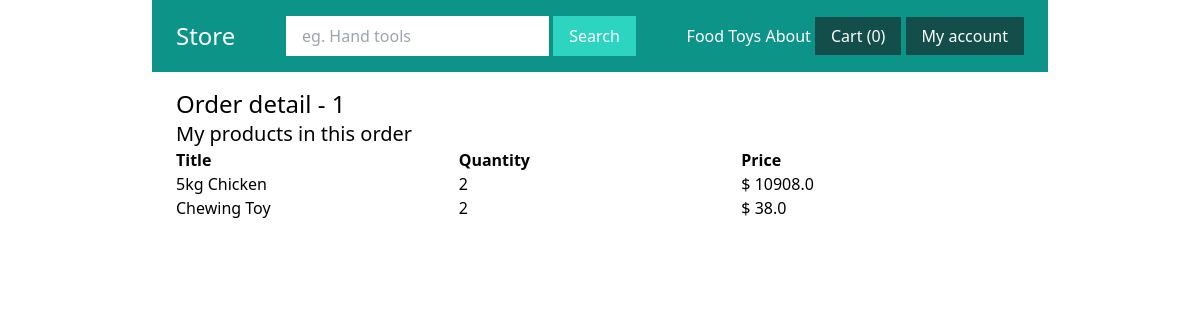
Screenshot of /my-shop/order-detail/1/ (signed in) with the database file from the repository.
### shop/models.py (models this page shows, shortened)
class Category(models.Model):
    title=models.CharField(max_length=50)
    slug=models.SlugField(max_length=50)
    class Meta:
        verbose_name_plural = "Categories"

class Order(models.Model):
    first_name = models.CharField(max_length=255)
    last_name = models.CharField(max_length=255)
    address = models.CharField(max_length=255)
    zipcode = models.CharField(max_length=255)
    city = models.CharField(max_length=255)
    total_cost = models.IntegerField(blank=True, null=True)
    is_paid = models.BooleanField(default=False)
    merchant_id= models.CharField(max_length=255)
    created_by = models.ForeignKey(User, related_name='orders', on_delete=models.SET_NULL, null=True)
    created_at = models.DateTimeField(auto_now_add=True)

class OrderItem(models.Model):
    order = models.ForeignKey(Order, related_name='items', on_delete=models.CASCADE)
    product = models.ForeignKey(Product, related_name='items', on_delete=models.CASCADE)
    price = models.IntegerField()
    quantity=models.IntegerField(default=1)
    def get_total_price(self):
        return self.price / 100

class Product(models.Model):
    DRAFT = 'draft'
    WAITING_APPROVAL = 'waitingapproval'
    ACTIVE = 'active'
    DELETED = 'deleted'
    STATUS_CHOICES = (
        (DRAFT, 'Draft'),
        (WAITING_APPROVAL, 'Waiting approval'),
        (ACTIVE, 'Active'),
        (DELETED, 'Deleted'),
    )
    user = models.ForeignKey(User, related_name='products', on_delete=models.CASCADE)
    category = models.ForeignKey(Category, related_name='products', on_delete=models.CASCADE)
    title = models.CharField(max_length=50)
    slug = models.SlugField(max_length=50)
    description = models.TextField(blank=True)
    price = models.IntegerField()
    image = models.ImageField(upload_to='uploads/product_images', blank=True, null=True)
    thumbnail = models.ImageField(upload_to='uploads/product_images/thumbnail', blank=True, null=True)
    created_at = models.DateTimeField(auto_now_add=True)
    updated_at = models.DateTimeField(auto_now=True)
    status = models.CharField(max_length=50, choices=STATUS_CHOICES, default=ACTIVE)
    class Meta:
        ordering =('-created_at',)

### userprofile/views.py (the view)
# urls.py: path('my-shop/order-detail/<int:pk>/', views.my_shop_order_detail, name='my_shop_order_detail'),
@login_required
def my_shop_order_detail(request, pk):
    order = get_object_or_404(Order, pk=pk)
    return render(request,'userprofile/my_shop_order_detail.html', {
        'order': order,
    })

### shop/cart.py (called while the page is built)
    def __len__(self):
        return sum(item['quantity'] for item in self.cart.values())

### shop/context_processors.py (called while the page is built)
def cart(request):
    return {'cart': Cart(request)}

### shop/templatetags/menu.py (called while the page is built)
@register.inclusion_tag('core/menu.html')
def menu():
    categories=Category.objects.all()
    return {'categories':categories}

### userprofile/templates/userprofile/my_shop_order_detail.html (shortened to what this page needs)
{% extends 'core/base.html' %}
{% block content %}
    <h1 class="text-2xl">Order detail - {{ order.id }} </h1>
    <h2 class="text-xl">My products in this order</h2>
        <div class="flex flex-wrap">
            <div class="w-1/3">
                <strong>Title</strong>
            </div>
            <div class="w-1/3">
                <strong>Quantity</strong>
            </div>
            <div class="w-1/3">
                <strong>Price</strong>
            </div>
        </div>
        {% for item in order.items.all %}
            {% if item.product.user == request.user %}
            <div class="flex flex-wrap">
                <div class="w-1/3">
                    {{ item.product.title }}
                </div>
                <div class="w-1/3">
                    {{ item.quantity }}
                </div>
                <div class="w-1/3">
                    $ {{ item.get_total_price }}
                </div>
            </div>
            {% endif %}
        {% endfor %}
{% endblock %}

### core/templates/core/menu.html
{% for category in categories %}
    <a href="{% url 'category_detail' category.slug %}" class="text-white">{{ category.title }}</a>
{% endfor %}
<a href="{% url 'about' %}" class="text-white">About</a>

### rows the page displays
Category: title "Food"
Category: title "Toys"
Order: id "1"
OrderItem: product "5kg Chicken", quantity "2", get_total_price "10908.0"
OrderItem: product "Chewing Toy", quantity "2", get_total_price "38.0"

### other values shown
{{ cart|length }} "0"
